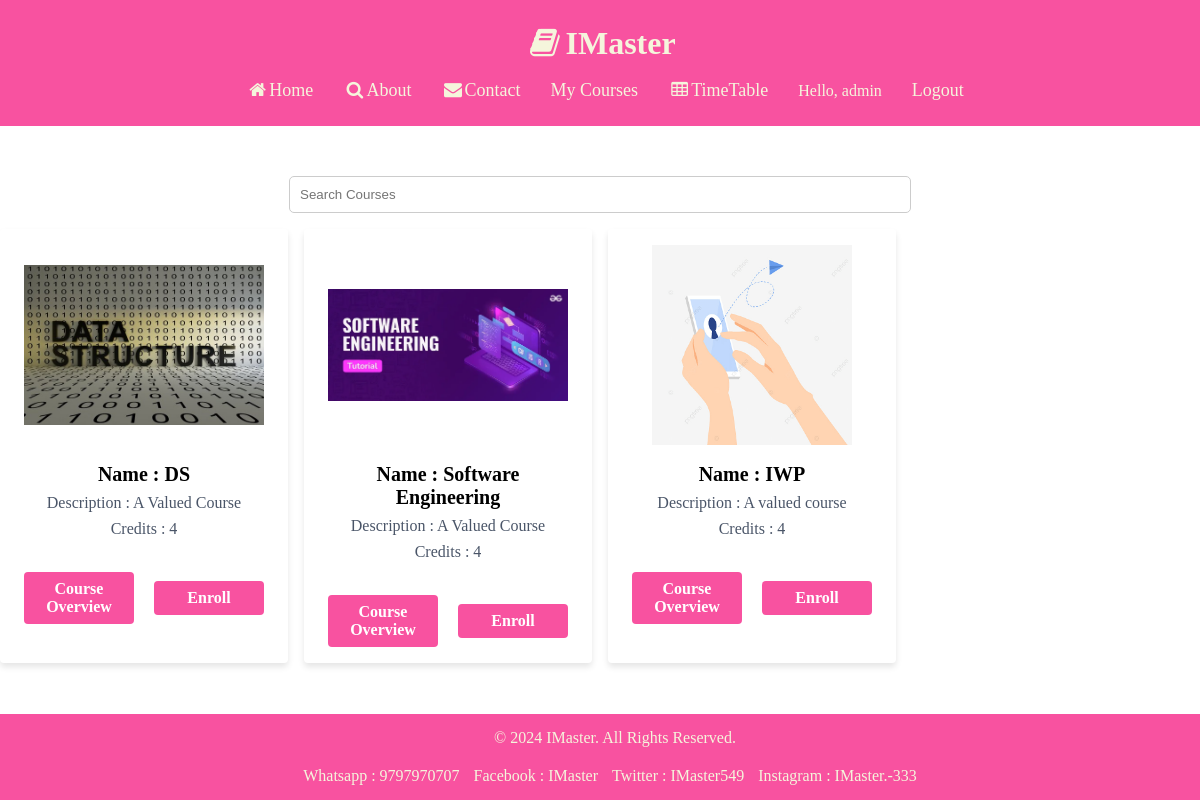
/home/ (signed in), run on an earlier commit of the app's database.
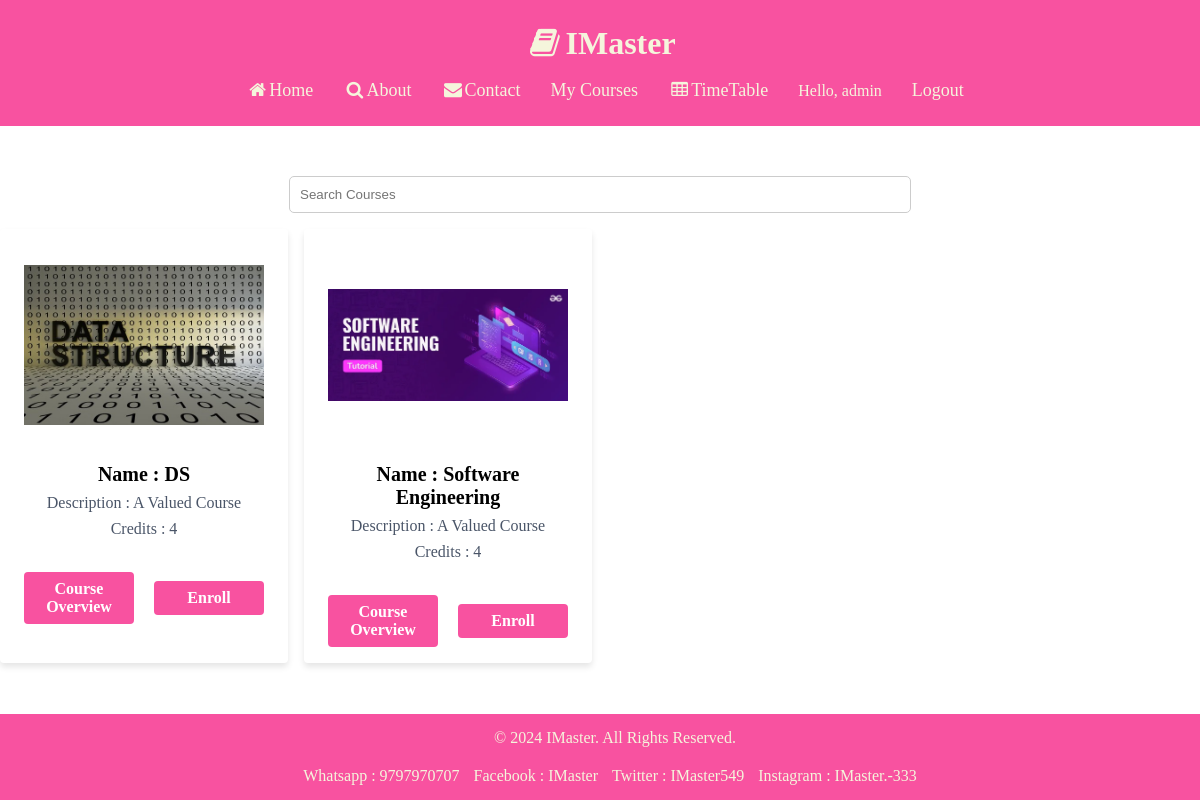
And on a later commit of the database.
### IMaster/models.py (models this page shows, shortened)
class Course(models.Model):
  course_name = models.CharField(max_length=100)
  credit = models.PositiveIntegerField()
  description = models.CharField(max_length=300)
  images = models.ImageField(upload_to='images')
  enrolled_students = models.ManyToManyField(User, related_name='enrolled_courses', blank=True)
  created_by = models.ForeignKey(User, on_delete=models.CASCADE)
  topics = models.ManyToManyField(Topic, related_name='courses')

### IMaster/views.py (the view)
# urls.py: path("home/", views.home, name="home"),
@login_required(login_url="info")
def home(request):
    courses = Course.objects.all()
    is_admin = request.user.groups.filter(name='Admin').exists()
    return render(request, "home.html", {"courses":courses, "is_admin":is_admin})

### IMaster/templates/home.html (shortened to what this page needs)
{% extends "base.html" %}
{% block content %}
{% load static %}
<div id="search">
  <input type="text" id="searchInput" class="form-control" placeholder="Search Courses">
</div>
<div class="my4 flex justify-center items-center">
  <div class="grid grid-cols-4 gap-4">
      {% for item in courses %}
      <div class="max-w-md mx-auto mb-4 rounded overflow-hidden shadow-lg">
          <div class="px-6 py-4">
            <div class="course-image-container">
              <img src="{% if item.images %}{{ item.images.url }}{% else %}{% static 'image/institution.png' %}{% endif %}" class="course-image" alt="Course Image">
            </div><br>
              <div class="flex justify-center items-center">
                  <div class="font-bold text-xl mb-2 course-name">Name : {{item.course_name}}</div>
              </div>
              <div class="flex justify-center items-center">
                  <p class="text-gray-700 text-base course-description">Description : {{item.description}}</p>
              </div>
              <div class="flex justify-center items-center">
                  <p class="text-gray-700 text-base course-credits">Credits : {{item.credit}}</p>
              </div>
              <br>
              <div class="button-container">
                <a href="{% url 'course_overview' item.id %}" class="view-course-button">
                    Course Overview
                </a>
                <a href="{% url 'enroll_course' item.id %}" class="view-course-button">
                    Enroll
                </a>
              </div>
          </div>
      </div>
      {% endfor %}
  </div>
</div>
{% endblock %}

### IMaster/templates/base.html (shortened to what this page needs)
{% load static %}
<!DOCTYPE html>
<html lang="en">
<head>
  <link rel="stylesheet" href="https://cdnjs.cloudflare.com/ajax/libs/font-awesome/4.7.0/css/font-awesome.min.css">
</head>
<body>
  <header class="navbar">
    <h1 class="text-4xl font-serif"><i class="fa fa-fw fa-book"></i>IMaster</h1><br>
    <nav class="nav">
        <ul>
            <li><a href="{% url 'home' %}"><i class="fa fa-fw fa-home"></i>Home</a></li>
            <li><a href="#"><i class="fa fa-fw fa-search"></i>About</a></li>
            <li><a href="#"><i class="fa fa-fw fa-envelope"></i>Contact</a></li>
            {% if user.is_authenticated %}
            <li><a href="{% url 'enrolled_courses' %}">My Courses</a></li>
            <li><a href="{% url 'timetable' %}"><i class="fa fa-fw fa-table"></i>TimeTable</a></li>
            <li style="color: beige; font-size: medium;">Hello, {{ user.username }}</li>
            <li><a href="{% url 'logout' %}" onclick="noBack()">Logout</a></li>
            {% else %}
            <li><a href="{% url 'signup' %}"><i class="fa fa-fw fa-user"></i>Signup</a></li>
            <li><a href="{% url 'login' %}"><i class="fa fa-fw fa-user"></i>Login</a></li>
            {% endif %}
        </ul>
    </nav>
</header>
  <div id="content" style="padding-top: 30px;">
    {% block content %}{% endblock %}
  </div><br><br><br>
  <footer class="footer">
    <p>&copy; 2024 IMaster. All Rights Reserved.</p>
    <ul>
      <li>Whatsapp : 9797970707</li>
      <li>Facebook : IMaster</li>
      <li>Twitter : IMaster549</li>
      <li>Instagram : IMaster.-333</li>
    </ul>
  </footer>
</body>
</html>

### IMaster/templates/base.html (style rules this page uses)
* { margin: 0; }
.navbar { padding: 25px; background-color: rgb(248, 82, 160); }
.navbar h1 { text-align: center; color: beige; }
.navbar a { text-decoration: none; }
.nav { display: flex; justify-content: center; }
.nav ul { display: flex; justify-content: center; align-items: center; }
.nav ul li { list-style: none; margin-right: 30px; }
.nav ul li a { text-decoration: none; color: beige; font-size: 18px; }
.footer { background-color: rgb(248, 82, 160); color: beige; text-align: center; padding: 15px; position: fixed; bottom: 0; width: 100%; }
.footer p { margin-bottom: 10px; }
.footer ul { list-style-type: none; padding: 0; margin-top: 20px; }
.footer ul li { display: inline-block; margin-right: 10px; }

### IMaster/templates/home.html (style rules this page uses)
body { margin: 0; padding: 0; box-sizing: border-box; }
.my4 { margin-top: 1rem; margin-bottom: 1rem; }
.flex { display: flex; }
.justify-center { justify-content: center; }
.items-center { align-items: center; }
.grid { display: grid; }
.grid-cols-4 { grid-template-columns: repeat(4, 1fr); }
.gap-4 { gap: 1rem; }
.max-w-md { max-width: 28rem; }
.mx-auto { margin-left: auto; margin-right: auto; }
.mb-4 { margin-bottom: 1rem; }
.rounded { border-radius: 0.25rem; }
.overflow-hidden { overflow: hidden; }
.shadow-lg { box-shadow: 0 4px 6px rgba(0, 0, 0, 0.1); }
.px-6 { padding-left: 1.5rem; padding-right: 1.5rem; }
.py-4 { padding-top: 1rem; padding-bottom: 1rem; }
.font-bold { font-weight: bold; }
.text-xl { font-size: 1.25rem; }
.text-base { font-size: 1rem; }
.text-gray-700 { color: #4a5568; }
.course-image-container { height: 200px; width: 100%; overflow: hidden; }
.course-image { width: 100%; height: 100%; object-fit: scale-down; }
.course-name { text-align: center; font-weight: bold; font-size: 1.25rem; margin-bottom: 0.5rem; }
.course-description { text-align: center; color: #4a5568; font-size: 1rem; margin-bottom: 0.5rem; }
.course-credits { text-align: center; color: #4a5568; font-size: 1rem; margin-bottom: 1rem; }
.button-container { display: flex; justify-content: space-between; align-items: center; gap: 20px; }
.view-course-button { width: 40%; background-color: rgb(248, 82, 160); color: #fff; font-weight: bold; text-align: center; padding: 0.5rem 1rem; border-radius: 0.25rem; text-decoration: none; }
#search { text-align: center; margin-top: 20px; }
#searchInput { width: 50%; padding: 10px; border: 1px solid #ccc; border-radius: 5px; }

What changed in the data, as far as the page shows it:
removed Course: images (picture), course_name "IWP", description "A valued course", credit "4"
